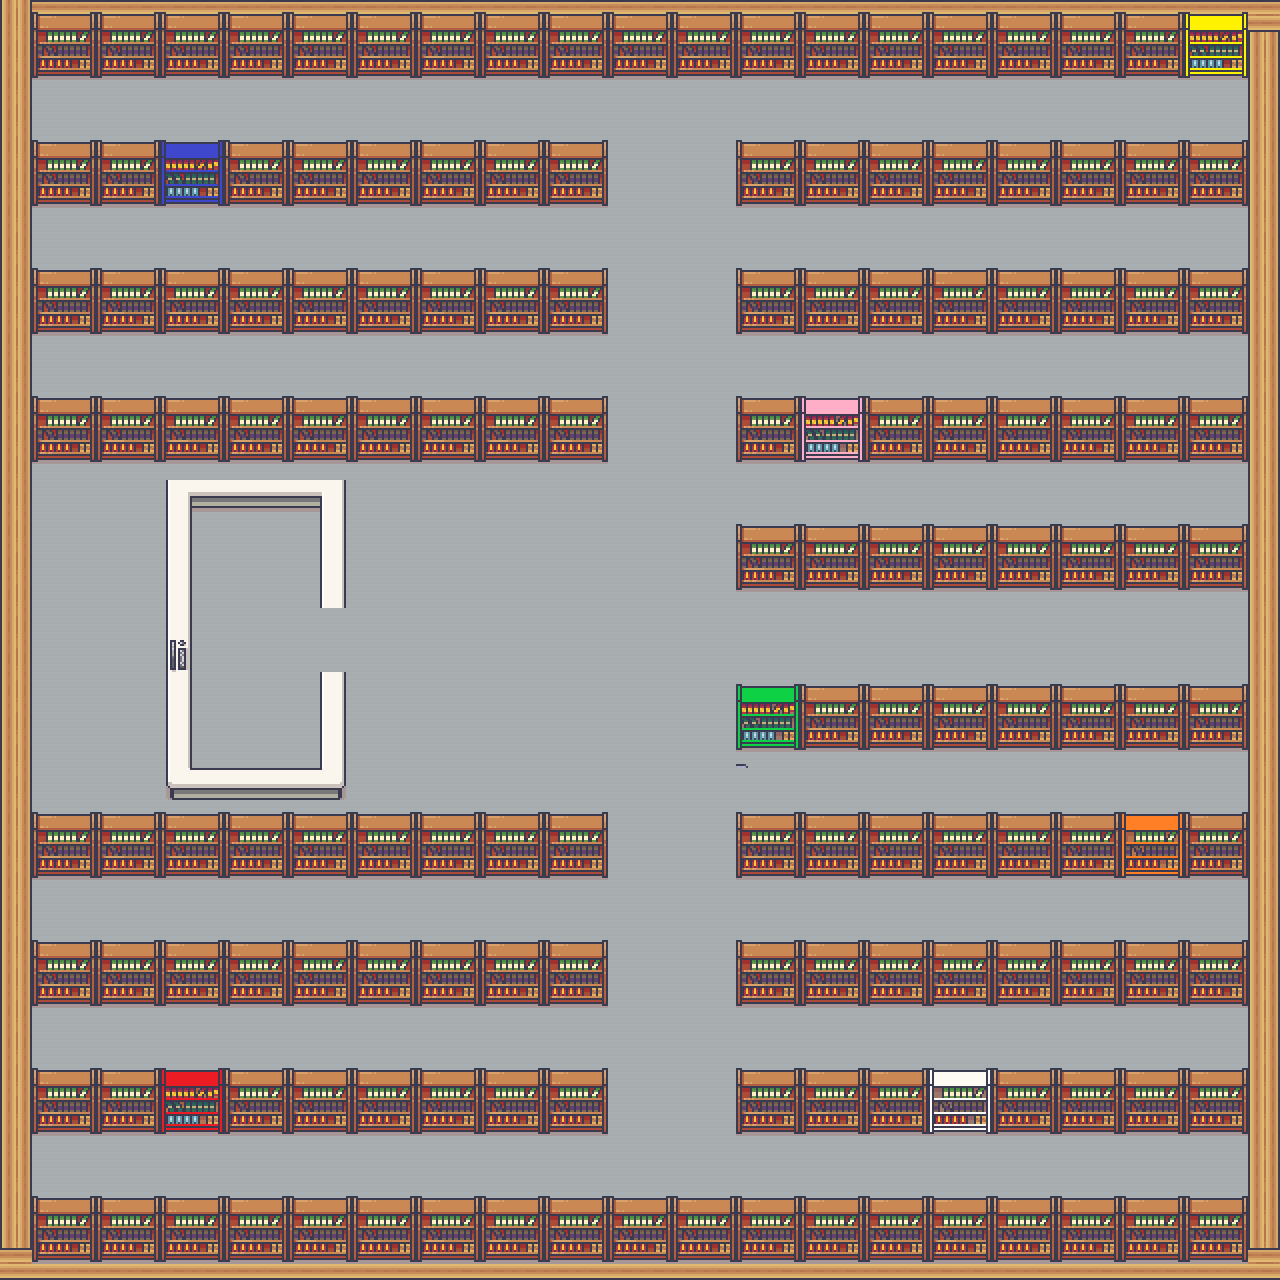

Tiled map render using the project's own tile images. Description and the map definition, with tile-layer contents summarised, below:
An orthogonal 40x40 tile map with 32x32 px tiles, 2 tile layers (Chão, Objetos), 2 tilesets and 8 objects (EstanteAmarela, EstanteAzul, EstanteRosa, EstanteVerde, EstanteLaranja, ...).

<map version="1.5" tiledversion="1.7.2" orientation="orthogonal" renderorder="right-down" width="40" height="40" tilewidth="32" tileheight="32" infinite="0" nextlayerid="4" nextobjectid="14">
 <tileset firstgid="1" source="Interiors_free_32x32.tsx" />
 <tileset firstgid="1425" source="Room_Builder_free_32x32.tsx" />
 <layer id="1" name="Chão" width="40" height="40">
  <data>[1600 cells, 1600 non-empty, 2 distinct tile ids]</data>
 </layer>
 <layer id="2" name="Objetos" width="40" height="40">
  <data>[1600 cells, 962 non-empty, 57 distinct tile ids]</data>
 </layer>
 <objectgroup id="3" name="Estantes" visible="0">
  <object id="2" name="EstanteAmarela" x="1185" y="7" width="64" height="107" />
  <object id="4" name="EstanteAzul" x="162" y="141" width="64" height="96" />
  <object id="6" name="EstanteRosa" x="802" y="399" width="63" height="97" />
  <object id="7" name="EstanteVerde" x="736" y="685" width="64" height="98" />
  <object id="8" name="EstanteLaranja" x="1114" y="813" width="77" height="94" />
  <object id="10" name="EstanteVermelha" x="160" y="1066" width="65" height="106" />
  <object id="12" name="EstanteBranca" x="928" y="1067" width="65" height="103" />
  <object id="13" name="LocalDeEntrega" x="190" y="508.667" width="66" height="258" />
 </objectgroup>
</map>
